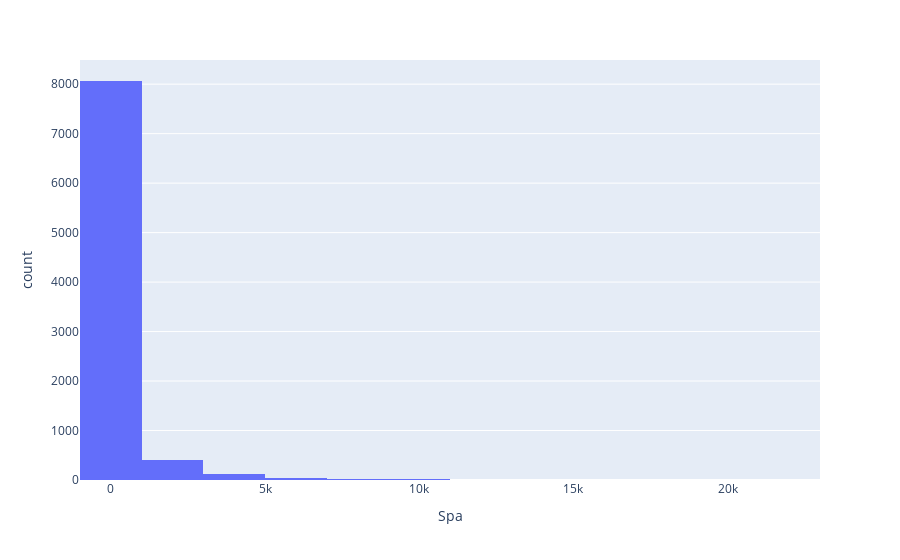

Here is the notebook cell this chart was saved with:
### Code cell
fig = px.histogram(train, x="Spa", nbins=15)
fig.show(renderer="png", width=1600, height=650)

### Figure 1 — Plotly figure (JSON) as saved in the notebook; plotly's stock layout.template omitted (floating-point values rounded to 4 significant figures; data arrays with more than 128 entries replaced by an {"elided": "..."} marker saying what was removed)
{"data": [{"alignmentgroup": "True", "bingroup": "x", "hovertemplate": "Spa=%{x}<br>count=%{y}<extra></extra>", "legendgroup": "", "marker": {"color": "#636efa", "pattern": {"shape": ""}}, "name": "", "nbinsx": 15, "offsetgroup": "", "orientation": "v", "showlegend": false, "type": "histogram", "x": {"elided": "8693 float values"}, "xaxis": "x", "yaxis": "y"}], "layout": {"barmode": "relative", "legend": {"tracegroupgap": 0}, "margin": {"t": 60}, "xaxis": {"anchor": "y", "domain": [0, 1], "title": {"text": "Spa"}}, "yaxis": {"anchor": "x", "domain": [0, 1], "title": {"text": "count"}}}}
